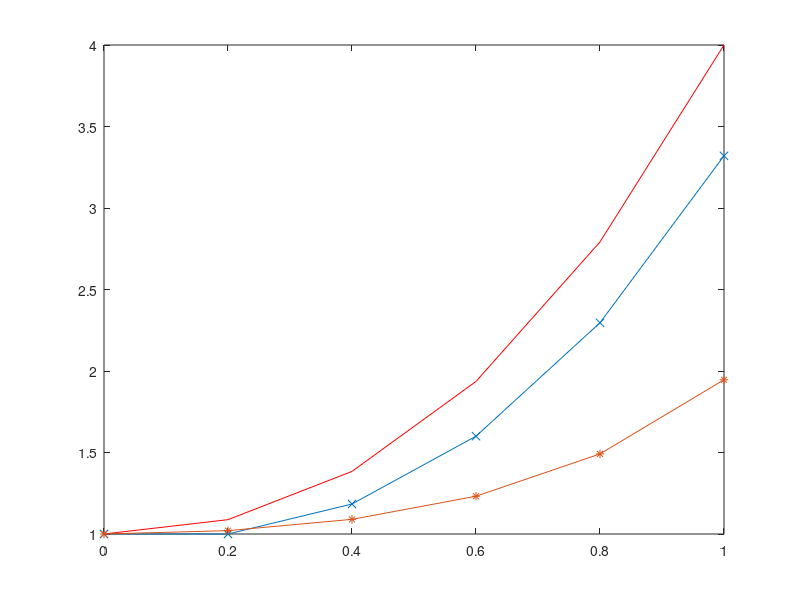

Source code (MATLAB):
%% Example 6: Using Simpson's Rule

clear all;close all;clc 
%f=@(x) x.*sqrt(1+x.^4); 
%f=@(x) x.^2+2.*x; 
f=@(x) 0.2+25*x-200*x.^2 +675*x.^3 -900*x.^4 +400*x.^5; 
%f=@(t)1.1* sin(377.*t);

t=0.01:0.001:4;
plot(t,f(t)) % original function

a=0;b=0.8; %try diffferent intervals
int_act= quad(f,a,b) 

% Simpson's Rule 
h2= (b-a)/2;
c=a+h2;
int_simp=(h2/3)*(f(a)+4*f(c)+f(b))
error_simp= 100*abs(int_simp-int_act)/int_act

% Composite Simpson's Rule 
p=3  % no of parabola
h= (b-a)/(2*p); 
% Approach 1 
sum1=0;sum2=0; 
for i=a+h:2*h:b-h
sum1=sum1+4*f(i);
end 
for i=a+2*h:2*h:b-2*h
sum2=sum2+2*f(i);
end 
int_csimp=(h/3)*(f(a)+sum1+sum2+f(b))
error_csimp= 100*abs(int_csimp-int_act)/int_act 


%% Example 8 Using Composite Simpson's Rule

%Find voltage across capacitor at t=3, 6, 8 seconds

clear all;close all;clc 

t=0:1:8;
f=[0 0.5 0.8 1 1.3 0.9 0.4 0.1 0];

a=1;b=4; %try diffferent intervals

% Composite Simpson's Rule 

h=1;  % for this, since points are given, we dont need to calculate parabola
% Approach 1 
sum1=0;sum2=0; 
for i=a+h:2*h:b-h %code works with index, not with time, which is aleays integer
sum1=sum1+4*f(i);
end 
for i=a+2*h:2*h:b-2*h
sum2=sum2+2*f(i);
end 
V_c=(1/0.01)*(h/3)*(f(a)+sum1+sum2+f(b)) % capacitor formula 


%% ODE

% Eulers -- Compare effect of parameter h

clc; clear all; close all;
yo=@(x) x.^3 + 2*x.^2 +1;
f=@(x,y) 3*x.^2+4*x; 
xmin = 0 ;
xmax = 1;
h = 0.2;
 
x = xmin:h:xmax
y = zeros(size(x))
y(1) = 1;
for i =1:length(x)-1
    y(i+1) = y(i) + f(x(i),y(i))*h;
end
y
plot(x,y,'-x', x,yo(x),'r')
hold on

% Runge-Kutta
clc; clear all; %close all
 
f=@(x,y) x.*y+x.^3; 
xmin = 0 ;xmax = 1; h = 0.2; y(1)=1; 
 
x = xmin:h:xmax
for i =1:length(x)-1
    
    k1 = f(x(i),y(i))        
    k2 = f(x(i)+h/2,y(i)+k1*h/2)
    k3 = f(x(i)+h/2,y(i)+k2*h/2)
    k4 = f(x(i+1),y(i)+k3*h)
    
    y(i+1) = y(i) + 1/6*(k1+2*k2+2*k3+k4)*h
end
plot(x,y,'-*')
